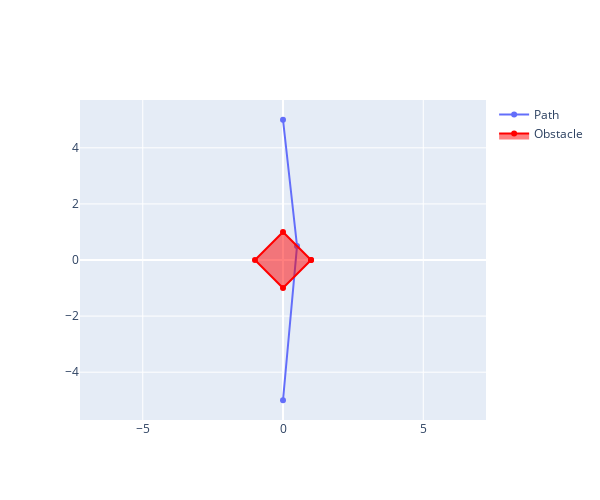

Write notebook code for a chart like this one.
### Markdown cell above
Problem Formulation | Interger Constraints
- | - 
![image.png](attachment:3009c16c-4178-4966-b922-bffffbf1c787.png) | ![image.png](attachment:fbd3b457-8c0d-464b-a8cb-ae08ba06f85f.png) <br> ![image.png](attachment:62575670-cfed-4514-a520-b7f2975e5f17.png)

### Code cell
# L1 box obstacle example for single agent
# CVXPY MIQP example: https://www.cvxpy.org/examples/basic/mixed_integer_quadratic_program.html
# CVXPY trajectory optimization example: https://colab.research.google.com/github/cvxgrp/cvx_short_course/blob/master/intro/control.ipynb#scrollTo=fhczYBx97TRV

# Enter problem parameters here:
N = 3
k = 1
x_0 = [0, -5]
x_goal = [0, 5]

# For the agent to be outside of the box, one of these vectors dotted with the agent's position must be greater than one.
# cᵢ ⋅ xᵢ ≥ 1
# TODO: if you have multiple agents, do you just tile this matrix (repeat plane vectors for each agent), and then dot it with
# the whole state vector, or do you keep this the same and iterate through the agents upon constraint creation?
# TODO: I am a bit suspect of these constraints - the point [sqrt(2)/2, sqrt(2)/2] should be on the boundary of the box?
wall_plane_vectors = np.array([
    [1, 1],
    [-1, -1],
    [1, -1],
    [-1, 1],
])

# Define X vector: 1xn vector of position points in trajectory
x_dims = (2*k, N)
x = cp.Variable(x_dims)

# Define objective: sum of squared distance between points
cost = 0
for n in range(N - 1):
    # To find shortest path, minimize the distance between each steps
    cost += cp.sum_squares(x[:, n+1] - x[:, n])
objective = cp.Minimize(cost)

# Define intial and goal constraints
constr = []
constr += [x[:, 0] == x_0, x[:, N-1] == x_goal]

# Add obstacle constraints
M = 100000000
n_walls = len(wall_plane_vectors)
obs_dims = (n_walls, 1)
s = cp.Variable((n_walls, N), boolean=True)
ones_column = np.ones(obs_dims)
constr += [wall_plane_vectors @ x >= np.ones((n_walls, N)) - M*s, cp.sum(s, axis=0) <= len(wall_plane_vectors)-1]
                           
# Create and solve problem
scip_params={"numerics/feastol": 1e-12} # Need high accuracy of enforcing feasible sets for enforcing collision checking.

prob = cp.Problem(objective, constr)
prob.solve(solver="SCIP", scip_params=scip_params)

print("Status: ", prob.status)
print("The optimal cost is", prob.value)
print("A solution x is")
print(x.value)
print("Optimal s:")
print(s.value)

fig = go.Figure()
fig.add_trace(go.Scatter(
    x=x.value[0, :],
    y=x.value[1, :],
    name="Path"
))

fig.add_trace(go.Scatter(
    x=[1, 0, -1, 0, 1],
    y=[0, 1, 0, -1, 0],
    fill="toself",
    name="Obstacle",
    line=dict(color="red")
))

fig.update_layout(yaxis_scaleanchor="x", width=600, height=500)
fig.show()

### Figure 1 — Plotly figure (JSON) as saved in the notebook; plotly's stock layout.template omitted (floating-point values rounded to 4 significant figures)
{"data": [{"name": "Path", "type": "scatter", "x": [0, 0.5, 0], "y": [-5, 0.5, 5]}, {"fill": "toself", "line": {"color": "red"}, "name": "Obstacle", "type": "scatter", "x": [1, 0, -1, 0, 1], "y": [0, 1, 0, -1, 0]}], "layout": {"height": 500, "width": 600, "xaxis": {"autorange": true, "domain": [0, 1], "range": [-7.184, 7.184], "type": "linear"}, "yaxis": {"autorange": true, "domain": [0, 1], "range": [-5.704, 5.704], "scaleanchor": "x", "type": "linear"}}}
